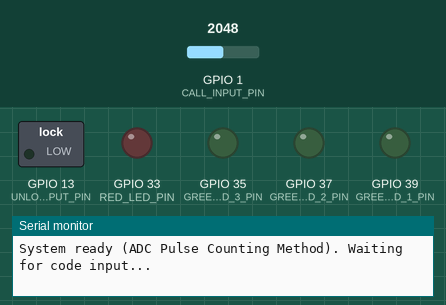
Bench run of a sketch on a simulated ESP32-S2. On the bench: switched loads named in the sketch (green lamp = pin HIGH), output pins drawn as LEDs (lit = HIGH), the last lines printed to the serial monitor. Dashed ring = blinking. The inputs (shaded band) are chosen by the test bench; at power-on: GPIO 1 (CALL_INPUT_PIN) = 2048.

Above: at 1.2 s.
1.3 s: GPIO 1 (CALL_INPUT_PIN) set to 1028
2.8 s: GPIO 1 (CALL_INPUT_PIN) set to 971
At 4.0 s:
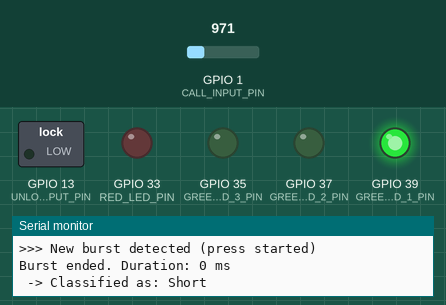
At 4.37 s:
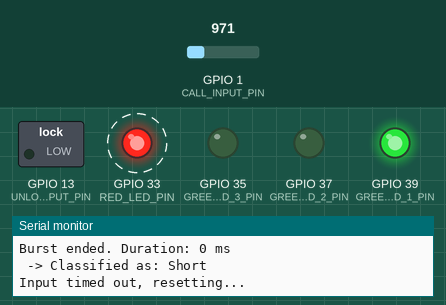
Timing chart, 0 to 6.7 s (numbered marks = the images above; inputs shaded):
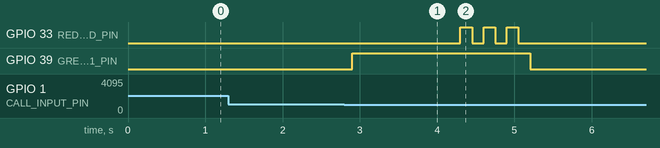

The sketch:

intercom_2025_09_18.ino
```cpp
/*
 * Intercom Code Reader for ESP32-S2 (ADC Pulse Counting Method)
 * This version uses the ADC to poll the input pin and counts the pulses
 * of the incoming square wave. It detects "bursts" of pulses to time
 * the duration of a button press, providing a robust way to handle
 * a high-frequency call signal.
 * */

// --- Pin Definitions ---
const int CALL_INPUT_PIN = 1;  // IMPORTANT: Must be an ADC pin (e.g., GPIO1 / A0)
const int UNLOCK_OUTPUT_PIN = 13;

// --- LED Pin Definitions ---
const int GREEN_LED_1_PIN = 39;
const int GREEN_LED_2_PIN = 37;
const int GREEN_LED_3_PIN = 35;
const int RED_LED_PIN = 33;

// --- ADC Thresholds (for 12-bit ADC, 0-4095) ---
const int ADC_LOW_THRESHOLD = 1000;  // Consider a pulse LOW when ADC is below this
const int ADC_HIGH_THRESHOLD = 3000; // Consider a pulse HIGH when ADC is above this

// --- Unlock Code Definition ---
const int CODE_LENGTH = 3;
int unlockCode[CODE_LENGTH] = {0, 0, 0};  // New code: Short, Short, Short
const int greenLedPins[CODE_LENGTH] = {GREEN_LED_1_PIN, GREEN_LED_2_PIN, GREEN_LED_3_PIN};

// --- Timing Thresholds (in milliseconds) ---
const unsigned long SHORT_PRESS_MAX = 400;
const unsigned long LONG_PRESS_MIN  = 700;
const unsigned long GAP_TIMEOUT     = 1500;  // Reset if the pause is longer than this.
const unsigned long BURST_END_TIMEOUT = 100; // If no pulses for 100ms, the burst is considered over.

// --- Global Variables for State Management ---
unsigned long burstStartTime = 0;
unsigned long lastPulseTime = 0;
bool burstActive = false;
bool lastStateIsHigh = true; // For detecting falling edges with ADC

// --- Variables for Code Entry ---
int enteredCode[CODE_LENGTH];
int codeIndex = 0;

// --- Helper Functions for LEDs ---
void resetLeds() {
  for (int i = 0; i < CODE_LENGTH; i++) {
    digitalWrite(greenLedPins[i], LOW);
  }
  digitalWrite(RED_LED_PIN, LOW);
}

void flashSuccess() {
  for (int i = 0; i < 3; i++) {
    for (int j = 0; j < CODE_LENGTH; j++) { digitalWrite(greenLedPins[j], HIGH); }
    delay(150);
    for (int j = 0; j < CODE_LENGTH; j++) { digitalWrite(greenLedPins[j], LOW); }
    delay(150);
  }
}

void flashError() {
  for (int i = 0; i < 3; i++) {
    digitalWrite(RED_LED_PIN, HIGH);
    delay(150);
    digitalWrite(RED_LED_PIN, LOW);
    delay(150);
  }
}

void setup() {
  Serial.begin(115200);

  pinMode(UNLOCK_OUTPUT_PIN, OUTPUT);
  digitalWrite(UNLOCK_OUTPUT_PIN, LOW);

  // No pinMode needed for ADC input pins

  for (int i = 0; i < CODE_LENGTH; i++) {
    pinMode(greenLedPins[i], OUTPUT);
  }
  pinMode(RED_LED_PIN, OUTPUT);
  resetLeds();

  Serial.println("System ready (ADC Pulse Counting Method). Waiting for code input...");
}

void loop() {
  int adcValue = analogRead(CALL_INPUT_PIN);
  unsigned long now = millis();

  // --- Pulse Detection using ADC (Software Schmitt Trigger) ---
  bool currentStateIsHigh = (adcValue > ADC_HIGH_THRESHOLD);
  bool currentStateIsLow = (adcValue < ADC_LOW_THRESHOLD);

  if (lastStateIsHigh && currentStateIsLow) {
    // This is a falling edge, which we count as one pulse.
    lastPulseTime = now;
    lastStateIsHigh = false; // We are now in a LOW state

    if (!burstActive) {
      // This is the first pulse of a new press, so start the timer.
      burstActive = true;
      burstStartTime = now;
      Serial.println(">>> New burst detected (press started)");
    }
  } else if (!lastStateIsHigh && currentStateIsHigh) {
    // This is a rising edge, which means the pulse has ended.
    // We reset the state to be ready for the next falling edge.
    lastStateIsHigh = true;
  }

  // --- Detect the end of a burst (a pause in pulses) ---
  if (burstActive && (now - lastPulseTime > BURST_END_TIMEOUT)) {
    burstActive = false; // The burst is over.
    unsigned long burstDuration = lastPulseTime - burstStartTime;

    Serial.printf("Burst ended. Duration: %lu ms\n", burstDuration);

    int pressType = -1;
    if (burstDuration < SHORT_PRESS_MAX) {
      Serial.println(" -> Classified as: Short");
      pressType = 0;
    } else if (burstDuration >= LONG_PRESS_MIN) {
      Serial.println(" -> Classified as: Long");
      pressType = 1;
    } else {
      Serial.printf(" -> Classified as: Invalid\n");
    }

    if (pressType != -1 && codeIndex < CODE_LENGTH) {
        enteredCode[codeIndex] = pressType;
        digitalWrite(greenLedPins[codeIndex], HIGH);
        codeIndex++;
    }

    // --- Check if the full code has been entered ---
    if (codeIndex == CODE_LENGTH) {
      resetLeds();
      bool match = true;
      for (int i = 0; i < CODE_LENGTH; i++) {
        if (enteredCode[i] != unlockCode[i]) {
          match = false;
          break;
        }
      }

      if (match) {
        Serial.println(">>> Code accepted! Unlocking door...");
        flashSuccess();
        digitalWrite(UNLOCK_OUTPUT_PIN, HIGH);
        delay(1000);
        digitalWrite(UNLOCK_OUTPUT_PIN, LOW);
      } else {
        Serial.println(">>> Wrong code!");
        flashError();
      }

      // Automatically reset after attempt
      codeIndex = 0;
      Serial.println("\nSystem re-armed. Ready for new code input...");
    }
  }

  // --- Check for a timeout between presses ---
  if (codeIndex > 0 && !burstActive && (now - lastPulseTime > GAP_TIMEOUT)) {
    Serial.println("Input timed out, resetting...");
    flashError();

    // Automatically reset after timeout
    codeIndex = 0;
    resetLeds();
    Serial.println("\nSystem re-armed. Ready for new code input...");
  }
}
```

Measured:
- the behaviour switches between 1000 and 999 on GPIO 1 (CALL_INPUT_PIN) (found by bisection; images 0 and 1)
- after the input at 1.3 s, every drawn part: stays the same
- after the input at 2.8 s, GPIO 33 (RED_LED_PIN): alternates HIGH for 0.15 s and LOW for 0.15 s, 6 changes in all, then stays LOW, starting after 1.5 s; GPIO 39 (GREEN_LED_1_PIN): LOW → HIGH after 0.10 s, → LOW 2.3 s later
